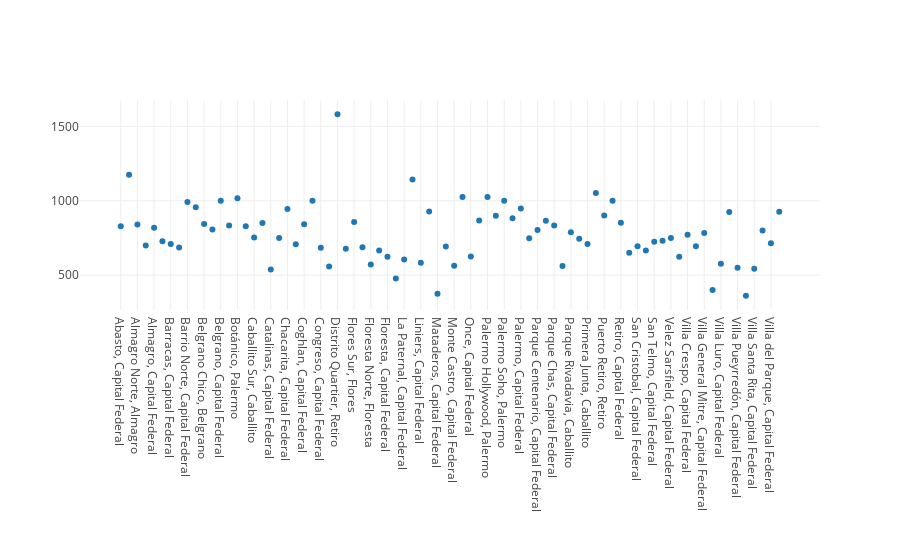

The code cell stored with this chart in its notebook:
### Code cell
tmp_df = df_ars.copy()
tmp_df = tmp_df.groupby("Location", as_index=False).median(numeric_only = True)
fig = go.Figure()
fig.add_trace(go.Scatter(x = tmp_df["Location"], y = tmp_df["Expensas / m2"], mode = "markers"))
fig.update_layout(template = None, margin = {"b":250})

### Figure 1 — Plotly figure (JSON) as saved in the notebook; plotly's stock layout.template omitted (floating-point values rounded to 4 significant figures)
{"data": [{"mode": "markers", "type": "scatter", "x": ["Abasto, Capital Federal", "Agronomía, Capital Federal", "Almagro Norte, Almagro", "Almagro Sur, Almagro", "Almagro, Capital Federal", "Balvanera, Capital Federal", "Barracas, Capital Federal", "Barrio Chino, Belgrano", "Barrio Norte, Capital Federal", "Belgrano C, Belgrano", "Belgrano Chico, Belgrano", "Belgrano R, Belgrano", "Belgrano, Capital Federal", "Boedo, Capital Federal", "Botánico, Palermo", "Caballito Norte, Caballito", "Caballito Sur, Caballito", "Caballito, Capital Federal", "Catalinas, Capital Federal", "Centro / Microcentro, Capital Federal", "Chacarita, Capital Federal", "Cid Campeador, Caballito", "Coghlan, Capital Federal", "Colegiales, Capital Federal", "Congreso, Capital Federal", "Constitución, Capital Federal", "Distrito Quartier, Retiro", "Flores Norte, Flores", "Flores Sur, Flores", "Flores, Capital Federal", "Floresta Norte, Floresta", "Floresta Sur, Floresta", "Floresta, Capital Federal", "La Boca, Capital Federal", "La Paternal, Capital Federal", "Las Cañitas, Palermo", "Liniers, Capital Federal", "Lomas de Núñez, Núñez", "Mataderos, Capital Federal", "Monserrat, Capital Federal", "Monte Castro, Capital Federal", "Núñez, Capital Federal", "Once, Capital Federal", "Palermo Chico, Palermo", "Palermo Hollywood, Palermo", "Palermo Nuevo, Palermo", "Palermo Soho, Palermo", "Palermo Viejo, Palermo", "Palermo, Capital Federal", "Parque Avellaneda, Capital Federal", "Parque Centenario, Capital Federal", "Parque Chacabuco, Capital Federal", "Parque Chas, Capital Federal", "Parque Patricios, Capital Federal", "Parque Rivadavia, Caballito", "Pompeya, Capital Federal", "Primera Junta, Caballito", "Puerto Madero, Capital Federal", "Puerto Retiro, Retiro", "Recoleta, Capital Federal", "Retiro, Capital Federal", "Saavedra, Capital Federal", "San Cristobal, Capital Federal", "San Nicolás, Capital Federal", "San Telmo, Capital Federal", "Tribunales, Capital Federal", "Velez Sarsfield, Capital Federal", "Versalles, Capital Federal", "Villa Crespo, Capital Federal", "Villa Devoto, Capital Federal", "Villa General Mitre, Capital Federal", "Villa Lugano, Capital Federal", "Villa Luro, Capital Federal", "Villa Ortuzar, Capital Federal", "Villa Pueyrredón, Capital Federal", "Villa Real, Capital Federal", "Villa Santa Rita, Capital Federal", "Villa Urquiza, Capital Federal", "Villa del Parque, Capital Federal", "Zona Portuaria, Capital Federal"], "y": [829.5, 1176.0, 841.1, 700, 818.2, 727.3, 709.7, 685.7, 993.0, 956.1, 844.0, 807.7, 1000, 833.3, 1018.0, 828.6, 753.5, 851.1, 538.5, 750, 945.9, 707.9, 842.3, 1000, 684.2, 558.8, 1583.0, 677.4, 857.1, 687.5, 571.4, 666.7, 623.3, 476.7, 605.3, 1143.0, 584.1, 928.6, 375, 692.1, 562.5, 1026.0, 625, 868.4, 1026.0, 900, 1000, 882.4, 948.3, 747.6, 803.6, 865.4, 833.3, 561.0, 789.5, 744.1, 709.5, 1053.0, 900.9, 1000, 852.1, 650.7, 694.4, 666.7, 725.4, 732.3, 750, 624.1, 771.4, 695.1, 783.8, 400, 576.9, 924.5, 550, 361.3, 543.5, 800, 714.3, 926.8]}], "layout": {"margin": {"b": 250}}}
